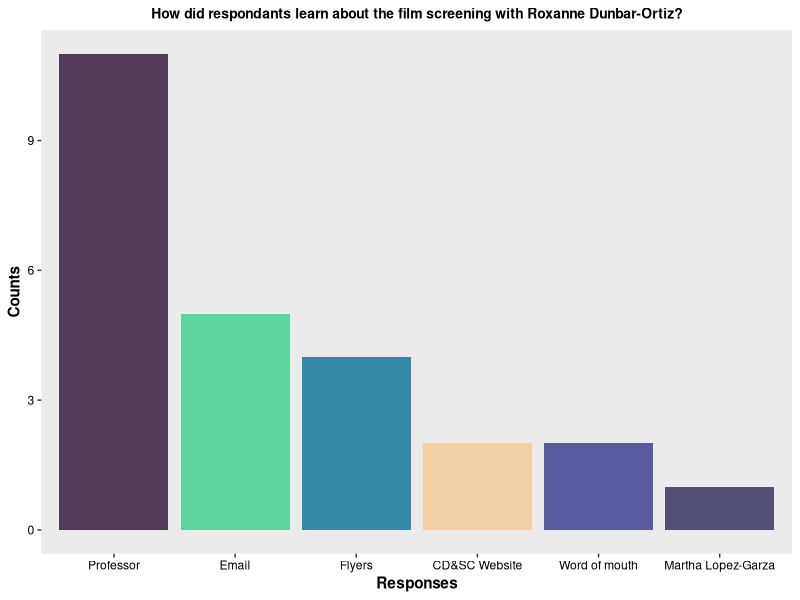
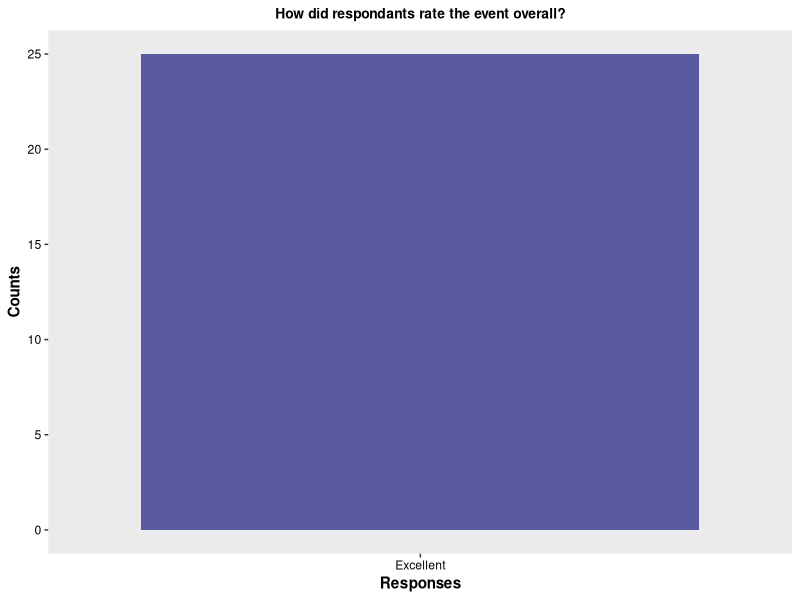
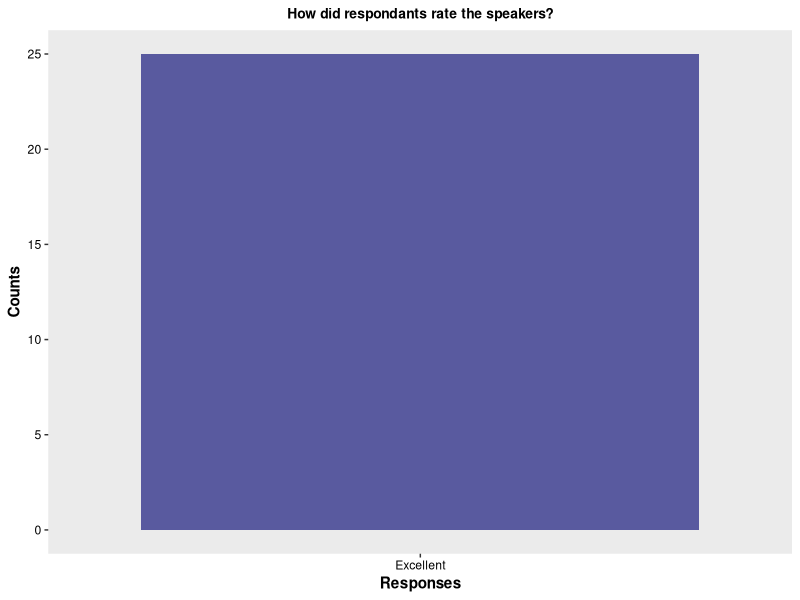
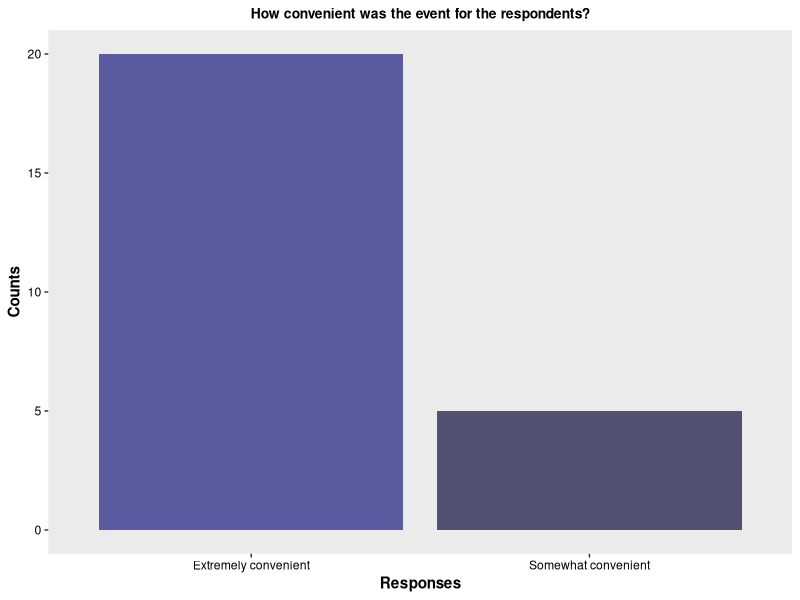
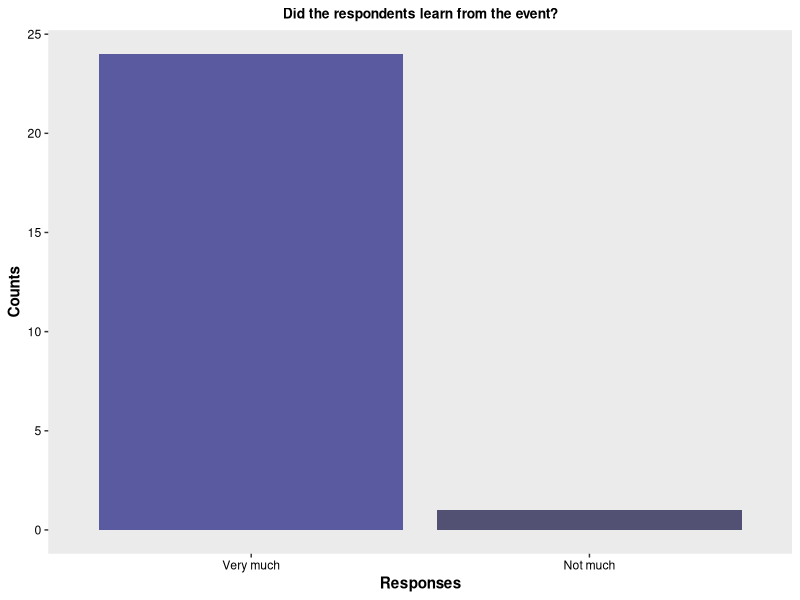
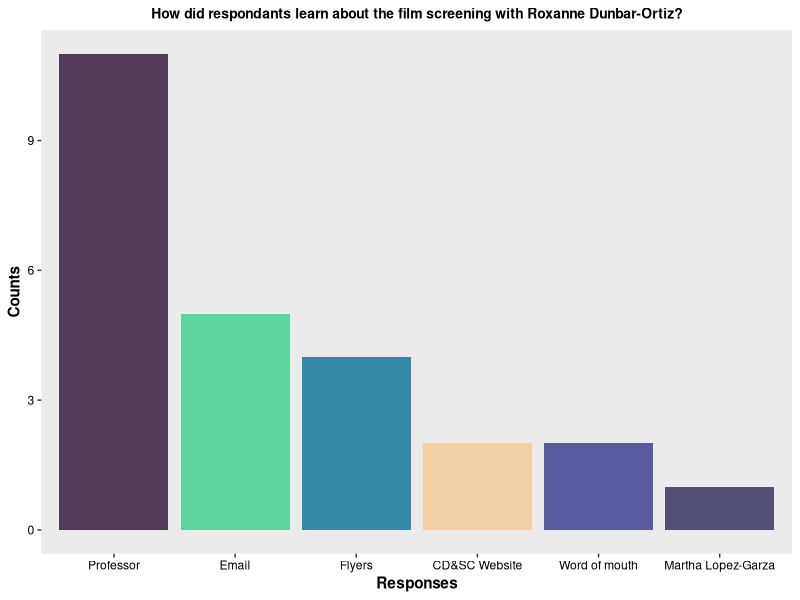
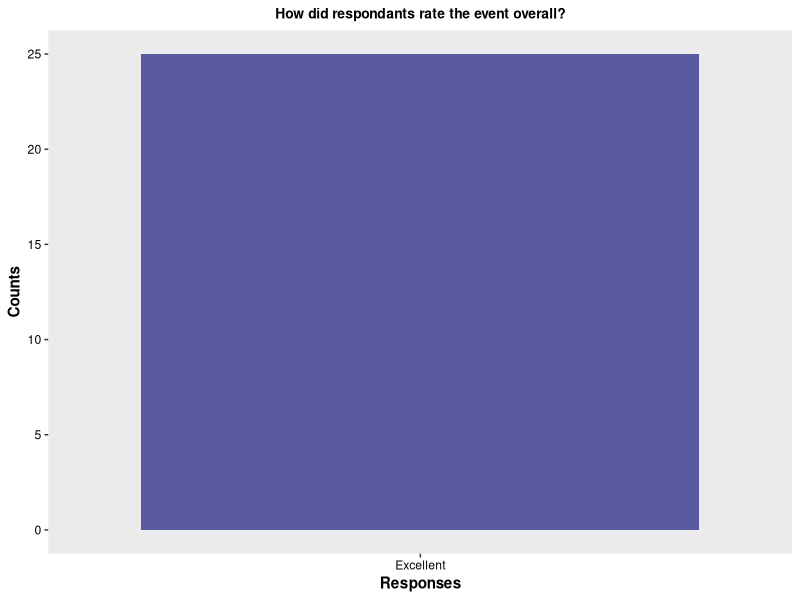
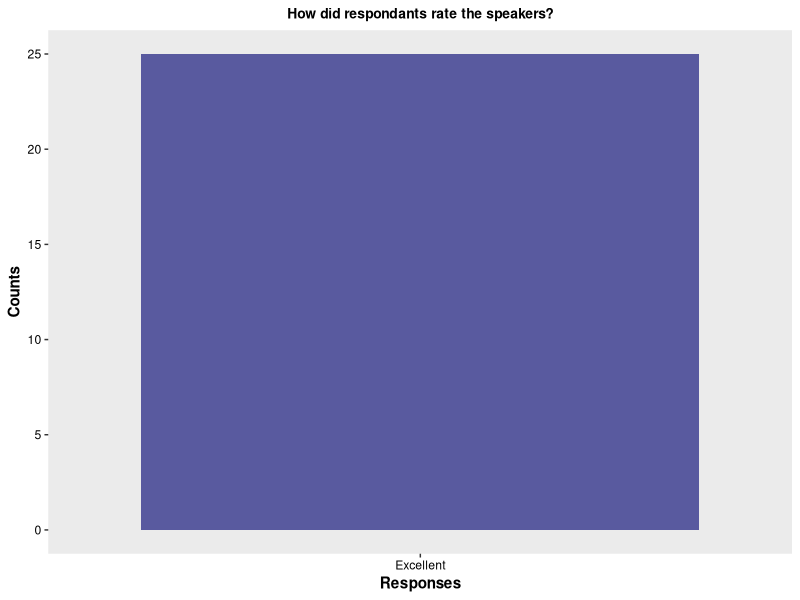

The R source for these figures, in order:
#### Webinar with Roxanne Dunbar-Ortiz ####
#### Created by: Vivian Vy Le ####
#### Updated on: 2022-08-07 ####

#### Load library ####
library(tidyverse)
library(here)
library(ggplot2)

#### Load data ####
film <- read_csv(here("Data", "dunbar_ortiz_film.csv"))


#### view data ####
view(film)
glimpse(film)


#### data analysis ####
film_clean <- film %>%
  select(participants, event_rating, speaker_rating, advertisement, event_timing, audience_learning) %>%
  rowwise() %>%
  mutate(advertisement_choices = str_split(advertisement, pattern = ";")) %>%
  ungroup() %>%
  unnest(advertisement_choices)
view(film_clean)

advertisement_data <- film_clean %>%
  count(advertisement_choices)
view(advertisement_data)


data <- film_clean %>%
  mutate(event_rating = factor(event_rating,
                                 levels = c("Excellent", "Fairly Good", "Not Good at All"))) %>%
  mutate(speaker_rating = factor(speaker_rating,
                                 levels = c("Excellent", "Fairly Good", "Not Good at All"))) %>%
  mutate(event_timing = factor(event_timing,
                               levels = c("Extremely convenient", "Somewhat convenient", "Not at all convenient"))) %>%
  mutate(audience_learning = factor(audience_learning,
                                    levels = c("Very much", "Somewhat", "Not much")))
view(data)


event_rating <- data %>%
  count(event_rating)
event_rating

speaker_rating <- data %>%
  count(speaker_rating)
speaker_rating

timing_data <- data %>%
  count(event_timing)
timing_data

learning_data <- data %>%
  count(audience_learning)
learning_data

#### plot 
colorpal<- c("#F2D0A4", "#5DD39E", "#348AA7", "#525174", "#513B56", "#595A9F", "#9091AA")

advertisement_data %>%
  ggplot(aes(x = reorder(advertisement_choices, -n), y = n, fill = advertisement_choices)) +
  geom_col() +
  labs(title = "How did respondants learn about the film screening with Roxanne Dunbar-Ortiz?",
       x = "Responses",
       y = "Counts") +
  theme(plot.title = element_text(hjust = 0.5,
                                  size = 10,
                                  face = "bold"),
        axis.title = element_text(face = "bold"),
        axis.text.x = element_text(color = "#000000"),
        axis.text.y = element_text(color = "#000000"),
        panel.grid.major = element_blank(),
        panel.grid.minor = element_blank()) +
  scale_fill_manual(values = colorpal) +
  guides(fill = FALSE)
ggsave(here("Output","2021-2022", "dunbar_ortiz_film", "advertisement.png"), width = 8, height = 5)

event_rating %>%
  ggplot(aes(x = reorder(event_rating, -n), y = n, fill = event_rating)) +
  geom_col() +
  labs(title = "How did respondants rate the event overall?",
       x = "Responses",
       y = "Counts") +
  theme(plot.title = element_text(hjust = 0.5,
                                  size = 10,
                                  face = "bold"),
        axis.title = element_text(face = "bold"),
        axis.text.x = element_text(color = "#000000"),
        axis.text.y = element_text(color = "#000000"),
        panel.grid.major = element_blank(),
        panel.grid.minor = element_blank()) +
  scale_fill_manual(values = c("#595A9F", "#525174", "#513B56")) +
  guides(fill = FALSE)
ggsave(here("Output", "2021-2022", "dunbar_ortiz_film", "event_rating.png"), width = 6, height = 5)

speaker_rating %>%
  ggplot(aes(x = reorder(speaker_rating, -n), y = n, fill = speaker_rating)) +
  geom_col() +
  labs(title = "How did respondants rate the speakers?",
       x = "Responses",
       y = "Counts") +
  theme(plot.title = element_text(hjust = 0.5,
                                  size = 10,
                                  face = "bold"),
        axis.title = element_text(face = "bold"),
        axis.text.x = element_text(color = "#000000"),
        axis.text.y = element_text(color = "#000000"),
        panel.grid.major = element_blank(),
        panel.grid.minor = element_blank()) +
  scale_fill_manual(values = c("#595A9F", "#525174", "#513B56")) +
  guides(fill = FALSE)
ggsave(here("Output", "2021-2022", "dunbar_ortiz_film", "speaker_rating.png"), width = 6, height = 5)

timing_data %>%
  ggplot(aes(x = reorder(event_timing, -n), y = n, fill = event_timing)) +
  geom_col() +
  labs(title = "How convenient was the event for the respondents?",
       x = "Responses",
       y = "Counts") +
  theme(plot.title = element_text(hjust = 0.5,
                                  size = 10,
                                  face = "bold"),
        axis.title = element_text(face = "bold"),
        axis.text.x = element_text(color = "#000000"),
        axis.text.y = element_text(color = "#000000"),
        panel.grid.major = element_blank(),
        panel.grid.minor = element_blank()) +
  scale_fill_manual(values = c("#595A9F", "#525174", "#513B56")) +
  guides(fill = FALSE)
ggsave(here("Output","2021-2022", "dunbar_ortiz_film", "convenience_of_event.png"), width = 6, height = 5)

learning_data %>%
  ggplot(aes(x = reorder(audience_learning, -n), y = n, fill = audience_learning)) +
  geom_col() +
  labs(title = "Did the respondents learn from the event?",
       x = "Responses",
       y = "Counts") +
  theme(plot.title = element_text(hjust = 0.5,
                                  size = 10,
                                  face = "bold"),
        axis.title = element_text(face = "bold"),
        axis.text.x = element_text(color = "#000000"),
        axis.text.y = element_text(color = "#000000"),
        panel.grid.major = element_blank(),
        panel.grid.minor = element_blank()) +
  scale_fill_manual(values = c("#595A9F", "#525174", "#513B56")) +
  guides(fill = FALSE)
ggsave(here("Output", "2021-2022", "dunbar_ortiz_film", "audience_learning.png"), width = 6, height = 5)
